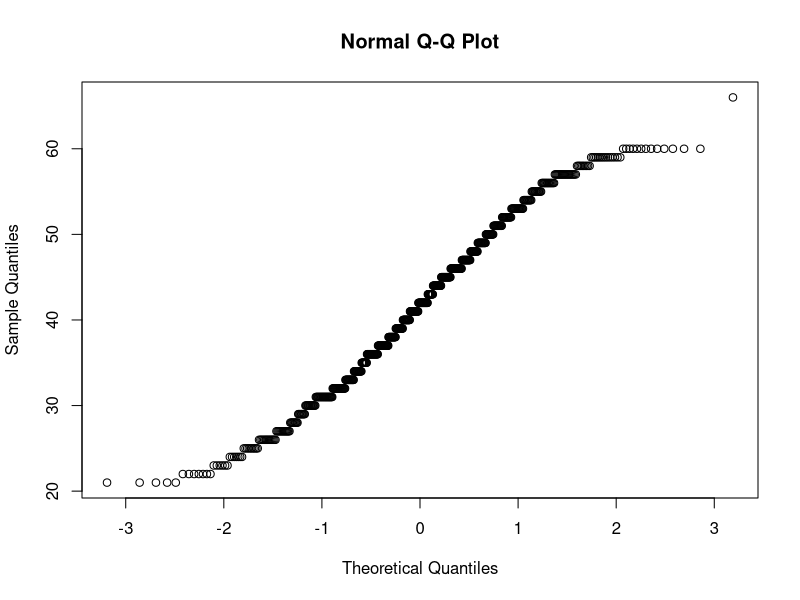
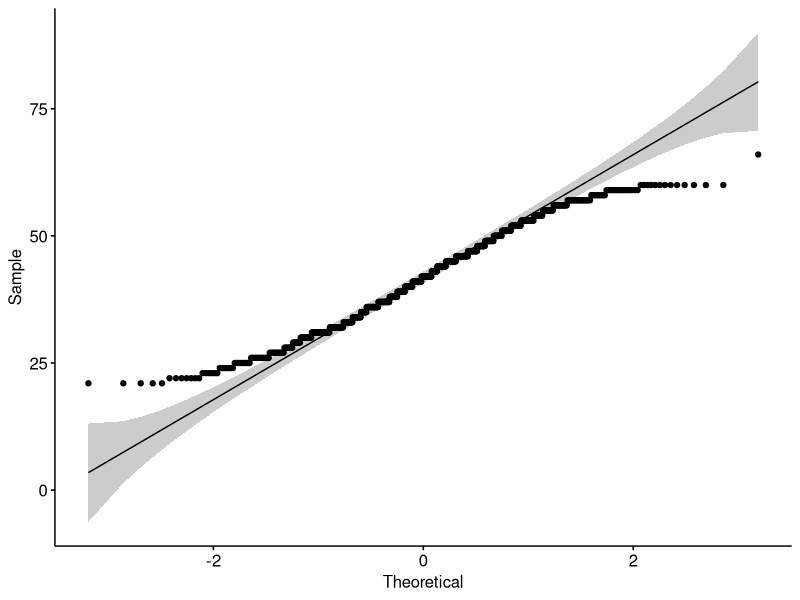
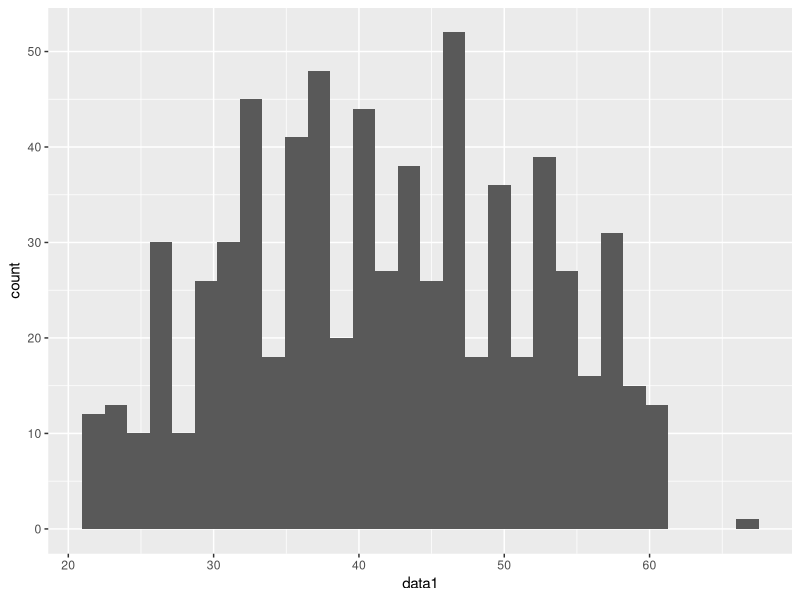

R code for these plots, in order: (Note: this script raises an error after producing the figures.)
rm(list = ls())

library(dplyr)
library(ggplot2)
library(ggpubr)

### Set parameters and data set
data<-read.csv('DataNormal.csv')
significance<-0.05

### Some Data set-up and exploration

data1<-na.omit(data[,1])
data1<-as.data.frame(data1)

qqnorm(data1[,1])
ggqqplot(data1[,1])
shapiro.test(data1[,1])
ks.test(data1[,1],"pnorm")

ggplot(data1,aes(data1))+
  geom_histogram()

New<-na.omit(data$New)
data_new<-as.data.frame(New)

qqnorm(data_new$New)
shapiro.test(data_new$New)
ks.test(data_new$New,"pnorm")

### First Q - Difference in means

# The two populations must be normal or approximately normal

Dif_mean<-t.test(x = na.omit(data$Current),y = na.omit(data$New),conf.level = 1-significance)

if_else(Dif_mean$p.value>significance,
        paste0('With a P-value of ',round(Dif_mean$p.value,4),' the means are not stadistically diferent. Alpha at ',significance),
        paste0('With a P-value of ',round(Dif_mean$p.value,4),' the means are stadistically diferent. Alpha at ',significance))

### Second Q - Expected sample size




### Third Q - Difference in scores
# Assumptions
# The two populations must be normal or approximately normal
# The two samples must be randomly sampled from the two populations
# The two proportions must be independent

Dif_scores <- prop.test(x = c(length(data_current), length(data_new)),
                       n = c(length(na.omit(data$Current)),length(na.omit(data$New))),
                       conf.level = 1-significance)

if_else(Dif_scores$p.value>significance,
        paste0('With a P-value of ',round(Dif_scores$p.value,4),' differences are not stadistically diferent. Alpha at ',significance),
        paste0('With a P-value of ',round(Dif_scores$p.value,4),' differences are stadistically diferent. Alpha at ',significance))

### Fourth Q - Required difference

# Z-score = (P1 - P2)/SQRT[P*(1-P)]*SQRT[(1/N1) + (1/N2)]
# Z-score = (P1 - P2)/SQRT[P*(1-P)]*SQRT[(1/N1) + (1/N2)]
# see excel

T2B_current
T2B_new

Z_score<-qnorm(.95)
pnorm(1.644854)

# with E1: P1=0.847583643 & P2=0.793058395
# with E1: P1=0.873090649 & P2=0.818565401
# Difference should be at least 0.054525248 (5.4525248%)

# How this value change depending on N and proportion (Visualize)
# Marginal error T2B score, Same calculation for the mean.
# Sections and Easy to use, create a document explaining. 
# Other stats test, anova test.


